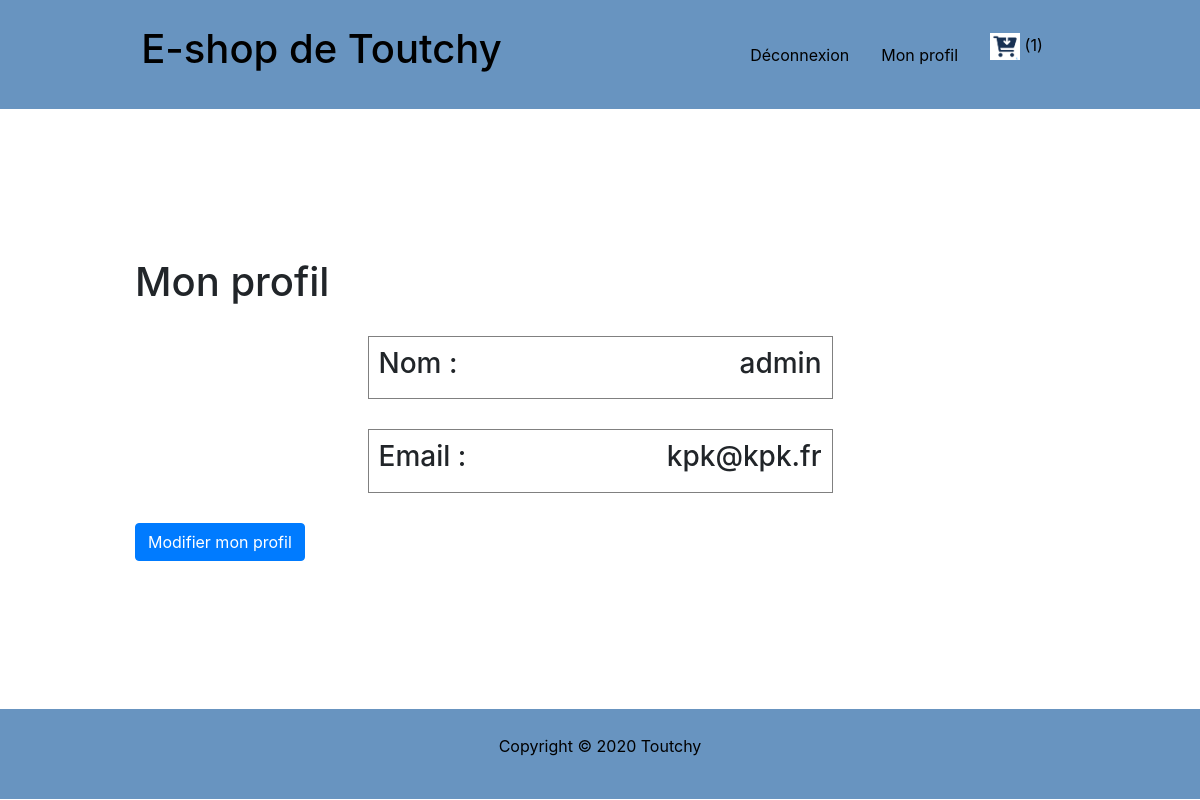
The page /profile (signed in) on the database its author committed.
### accounts/models.py (models this page shows)
class Shopper(AbstractUser):
    pass

### store/models.py (models this page shows, shortened)
class Cart(models.Model):
    user = models.OneToOneField(AUTH_USER_MODEL, on_delete=models.CASCADE)
    orders = models.ManyToManyField(Order)
    ordered = models.BooleanField(default=False)
    '''
    def delete(self, *args, **kwargs):
        for order in self.orders.all():
            order.delete()
        super().delete(*args, **kwargs)
    '''

### accounts/views.py (the view)
# urls.py: path('profile', profile, name='profile'),
def profile(request):
    user = request.user
    return render(request, 'accounts/profile.html', {'user': user})

### accounts/templates/accounts/profile.html
{% extends 'base.html' %}
{% block content %}
<div class="container">
    <h1>Mon profil</h1>
      <div class="d-flex" style="display:flex!important; justify-content: space-between;
                                 border: solid 1px gray; margin: 30px auto; width: 50%; padding: 10px">
        <h3>Nom :</h3>
          <h3>{{ user.username }}</h3>
        </div>
       <div class="d-flex" style="display:flex!important; justify-content: space-between;
                                    border: solid 1px gray; margin: 30px auto; width: 50%; padding: 10px">
        <h3>Email :</h3>
          <h3>{{ user.email }}</h3>
        </div>
        <a href="{{ user.get_absolute_url }}" class="btn btn-primary">Modifier mon profil</a>
</div>
{% endblock %}

### templates/base.html (shortened to what this page needs)
<!DOCTYPE html>
<html lang="fr">
<head>
    <link rel="stylesheet" href="https://stackpath.bootstrapcdn.com/bootstrap/4.3.1/css/bootstrap.min.css">
    {% load static %}
    <link rel="stylesheet" href="{% static 'style.css' %}" type="text/css">
    <link rel="stylesheet" href="/media/style.css" type="text/css">
</head>
    <body>
        <header>
            {% load static %}
            <div class="box_head">
                <a href="{% url 'index' %}">
                    <h1 class="text-center">E-shop de Toutchy</h1>
                </a>
                <nav class="nav">
                    {% if user.is_authenticated %}
                            <a class="nav-link" href="{% url 'logout' %}">Déconnexion</a>
                            <a class="nav-link" href="{% url 'profile' %}">Mon profil</a>
                    {% else %}
                            <a class="nav-link" href="{% url 'login' %}">Connexion</a>
                            <a class="nav-link" href="{% url 'signup' %}">Inscription</a>
                    {% endif %}
                    {% if user.cart %}
                    <p>
                        <a class="nav-link" href="{% url 'cart' %}">
                            {% load static %}
                            <img src="{% static 'panier.png' %}" alt="cart" style="width:30px">
                        ({{ user.cart.orders.count }})</a>
                    </p>
                    {% endif %}
                </nav>
            </div>
        </header>
        <div id="container">
        {% block content %}
        {% endblock %}
        </div>
            <footer>
                <div class="container">
                    <p class="text-center">Copyright &copy; 2020 Toutchy</p>
                </div>
            </footer>
    </body>
</html>

### static/style.css (style rules this page uses)
#container { display: flex; width: 80%; justify-content: space-around; flex-wrap: wrap; margin: auto; align-items: center; min-height:600px }
header { background: rgb(104, 148, 192); padding: 25px; }
.box_head { display: flex; justify-content: space-around; }
.nav-link { margin: auto; color:black; }
.text-center { color:black; }
footer { text-align: center; background: rgb(104, 148, 192); height: auto; padding: 25px; justify-content: center; margin: auto; display: flex; width: 100%; }

### media/style.css (style rules this page uses)
#container { display: flex; width: 80%; justify-content: space-around; flex-wrap: wrap; margin: auto; align-items: center; min-height:600px }
header { background: rgb(104, 148, 192); padding: 25px; }
.box_head { display: flex; justify-content: space-around; }
.nav-link { margin: auto; color:black; }
.text-center { color:black; }
footer { text-align: center; background: rgb(104, 148, 192); height: auto; padding: 25px; justify-content: center; margin: auto; display: flex; width: 100%; }

### rows shown on the page
Shopper: cart.orders.count "1", username "admin", email "kpk@kpk.fr"
